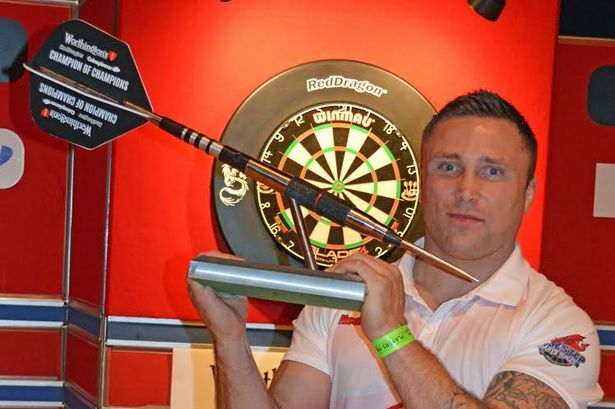
//> input picture Assignment/task1/imgs/dart13.jpg, 615 x 409 px
$ ./face imgs/dart13.jpg out.png   (built with g++ and OpenCV 4)
//> lines starting //> are read from the running program, lines starting //| are printed output that depends on the picture; after the words box and inside, x2 and y2 are one past the last pixel; in counts of white or black regions, pixels touching at a corner belong together
/////////////////////////////////////////////////////////////////////////////
//
// COMS30121 - face.cpp
//
/////////////////////////////////////////////////////////////////////////////

// header inclusion
// header inclusion
#include <stdio.h>
#include "opencv2/objdetect/objdetect.hpp"
#include "opencv2/opencv.hpp"
#include "opencv2/core/core.hpp"
#include "opencv2/highgui/highgui.hpp"
#include "opencv2/imgproc/imgproc.hpp"
#include <iostream>
#include <stdio.h>

using namespace std;
using namespace cv;

/** Function Headers */
void detectAndDisplay( Mat frame );

/** Global variables */
String cascade_name = "frontalface.xml";
CascadeClassifier cascade;

vector<Rect> groundTruthBoxes;
vector<Rect> faces;


int catchInt(string s) {
  char *p = new char[s.length()+1];
  strcpy(p,s.c_str());
  while (*p) {
    if (isdigit(*p)) {
      int val = strtol(p,&p,10);
      return val;
    }
    else{
      p++;
    }
  }
  return 0;
}

std::vector<int> findXCentre(int n) {
  std::vector<int> x;
  switch (n) {
    case 4: x.push_back(415); break;
    case 5: x.push_back(92); x.push_back(86); x.push_back(227); x.push_back(271); x.push_back(328); x.push_back(416); x.push_back(456); x.push_back(540); x.push_back(587); x.push_back(675); x.push_back(698); break;
    case 13: x.push_back(469); break;
    case 14: x.push_back(514); x.push_back(778); break;
    case 15: x.push_back(100); x.push_back(408); x.push_back(575); break;
    default: return x;
  }
  return x;
}

std::vector<int> findYCentre(int n) {
  std::vector<int> y;
  switch (n) {
    case 4: y.push_back(195); break;
    case 5: y.push_back(171); y.push_back(285); y.push_back(249); y.push_back(198); y.push_back(279); y.push_back(219); y.push_back(267); y.push_back(206); y.push_back(285); y.push_back(222); y.push_back(285); break;
    case 13: y.push_back(194); break;
    case 14: y.push_back(279); y.push_back(250); break;
    case 15: y.push_back(170); y.push_back(150); y.push_back(168); break;
    default: return y;
  }
  return y;
}

void groundTruth(char* in, Mat frame) {
  Mat image = imread(in,1);
  int num = catchInt(in);
  std::vector<int> x ,y;
  int w, h;
  x = findXCentre(num);
  y = findYCentre(num);
  w = 115;
  h = 115;

  for (int i = 0; i < x.size(); i++) {
    Rect box;
    box.x = x.at(i) - 70;
    box.y = y.at(i) - 70;
    box.width = w;
    box.height = h;
    //rectangle(frame, cvPoint(x.at(i)-w/2,y.at(i)-h/2) , cvPoint(x.at(i)+w/2,y.at(i)+h/2), CV_RGB(255,0,0) ,3);
    rectangle(frame, box, CV_RGB(255,0,0) ,3);

    groundTruthBoxes.push_back(box);
  }

  return;
}

float calculateTPR() {
    // F1 = (2 * detected hit * TPR) / ((TPR * Det) + Actual Hits)

    //F1 = 2 (precision * recall) / (precision + recall)
    //Precision = how many selected items are relevant (Actual hits / detections size)
    //Recall = how relevant items are selected  -- TPR
    // TPR = (Actual Hits / groundTruth size)

    vector<Rect>::iterator groundTruth;
    vector<Rect>::iterator face;
    // F1 = (2 * detected hit * TPR) / ((TPR * Det) + Actual Hits)

    //F1 = 2 (precision * recall) / (precision + recall)
    //Precision = how many selected items are relevant (Actual hits / detections size)
    //Recall = how relevant items are selected  -- TPR
    // TPR = (Actual Hits / groundTruth size)

    float ActualHits = 0;
    float TPR;

    for (face = faces.begin(); face != faces.end(); ++face) {
        for (groundTruth = groundTruthBoxes.begin(); groundTruth != groundTruthBoxes.end(); ++groundTruth) {
            if (abs(face->x - groundTruth->x) < 20 && abs(face->y - groundTruth->y) < 20) {
                ActualHits++;
                continue;
            }
        }
    }

    TPR = ActualHits / groundTruthBoxes.size();
    //precision = ActualHits / dartboards.size();
    //
    printf("Actual faces:%d\nActuat Hits: %f\nTPR: %f\n", faces.size(), ActualHits, TPR);

    return TPR;
}


/** @function main */
int main( int argc, char** argv )
{
       // 1. Read Input Image
	Mat frame = imread(argv[1], CV_LOAD_IMAGE_COLOR);
//> frame is the input picture: 409 rows x 615 cols, CV_8UC3; mean B, G, R 65.8, 83.5, 162.8

	// 2. Load the Strong Classifier in a structure called `Cascade'
	if( !cascade.load( cascade_name ) ){ printf("--(!)Error loading\n"); return -1; };

	// 3. Detect Faces and Display Result
	detectAndDisplay( frame );

    groundTruth(argv[1], frame);

    //calculateTPR();

	// 4. Save Result Image
	imwrite( argv[2], frame );

	return 0;
}

/** @function detectAndDisplay */
void detectAndDisplay( Mat frame )
{
	Mat frame_gray;

	// 1. Prepare Image by turning it into Grayscale and normalising lighting
	cvtColor( frame, frame_gray, CV_BGR2GRAY );
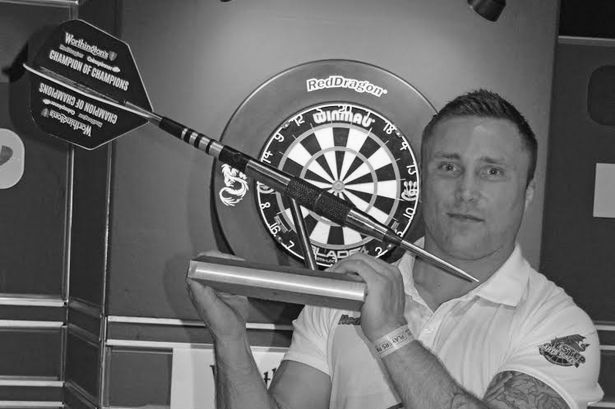
//> frame_gray: 409 rows x 615 cols, CV_8UC1; min 1, max 254, mean 105.2
	equalizeHist( frame_gray, frame_gray );
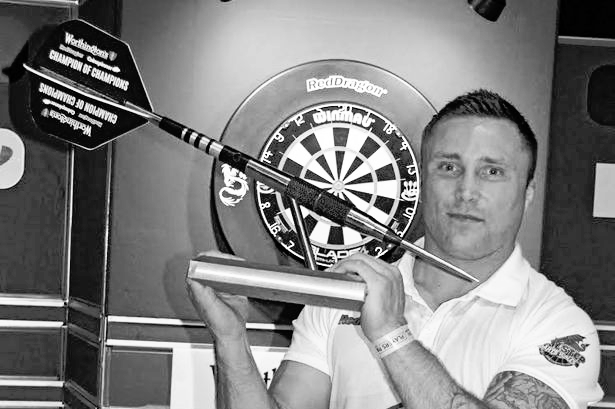
//> frame_gray: 409 rows x 615 cols, CV_8UC1; min 0, max 255, mean 128.3

	// 2. Perform Viola-Jones Object Detection
	cascade.detectMultiScale( frame_gray, faces, 1.1, 1, 0|CV_HAAR_SCALE_IMAGE, Size(50, 50), Size(500,500) );
//> faces = 2 Rects (x, y, width, height): [204, 164, 53, 53], [412, 123, 122, 122]

       // 3. Print number of Faces found
	std::cout << faces.size() << std::endl;
//| 2

       // 4. Draw box around faces found
	for( int i = 0; i < faces.size(); i++ )
	{
		rectangle(frame, Point(faces[i].x, faces[i].y), Point(faces[i].x + faces[i].width, faces[i].y + faces[i].height), Scalar( 0, 255, 0 ), 2);
	}
//> this loop made 2 passes
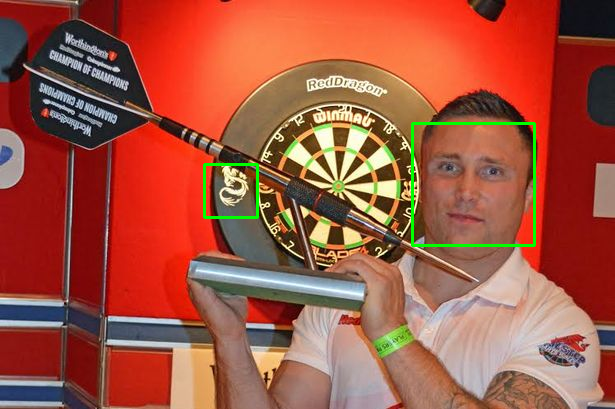
//> frame: 409 rows x 615 cols, CV_8UC3; 0.83% of pixels changed, all inside (x1, y1, x2, y2) = (203, 122, 536, 247)
//> after the loop in groundTruth, `for (int i = 0; i < x.size(); i++)`:
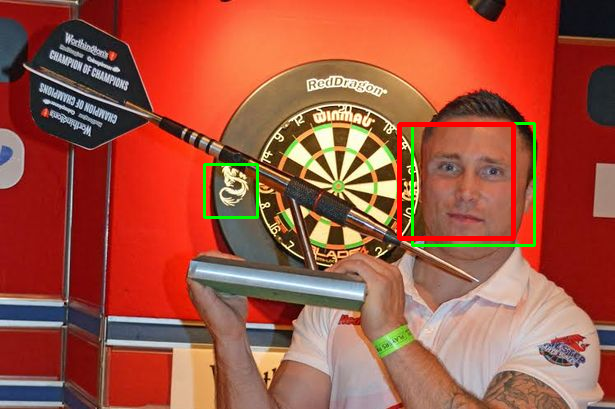
//> frame: 409 rows x 615 cols, CV_8UC3; 0.9% of pixels changed, all inside (x1, y1, x2, y2) = (397, 122, 516, 241)

}

$ run again, on Assignment/task1/imgs/dart15.jpg
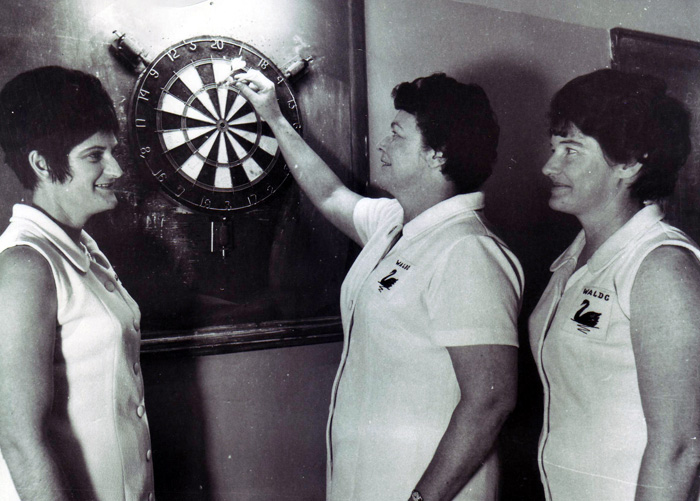
//> input picture Assignment/task1/imgs/dart15.jpg, 700 x 501 px
//> frame is the input picture: 501 rows x 700 cols, CV_8UC3; mean B, G, R 110.7, 107, 108.2
//> in detectAndDisplay, `equalizeHist( frame_gray, frame_gray );`:
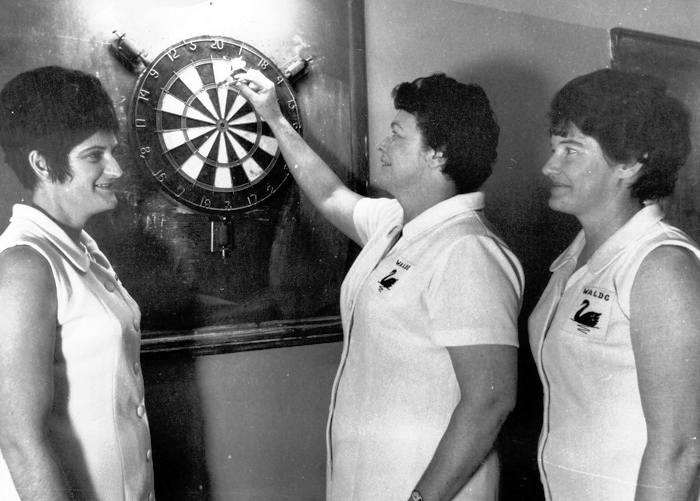
//> frame_gray: 501 rows x 700 cols, CV_8UC1; min 0, max 255, mean 127.8
//> faces = 4 Rects (x, y, width, height): [548, 121, 54, 54], [65, 123, 86, 86], [63, 366, 100, 100], [124, 298, 147, 147]
//| 4
//> the loop in detectAndDisplay, `for( int i = 0; i < faces.size(); i++ )` made 4 passes
//> after the loop in groundTruth, `for (int i = 0; i < x.size(); i++)`:
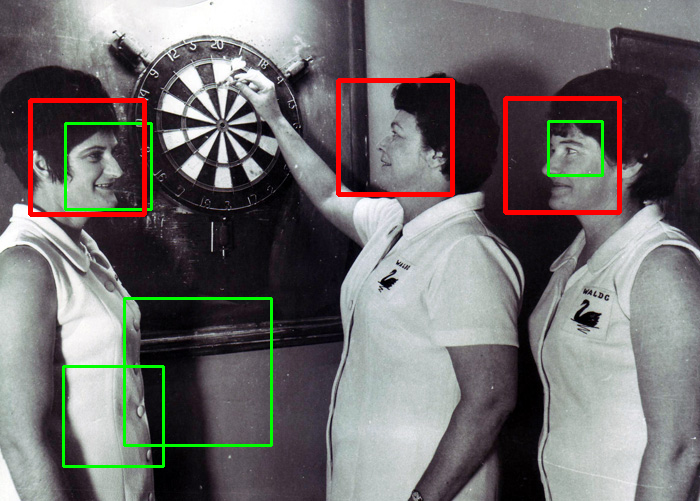
//> frame: 501 rows x 700 cols, CV_8UC3; mean B, G, R 108.4, 108.3, 110.9

$ run again, on Assignment/task1/imgs/dart4.jpg
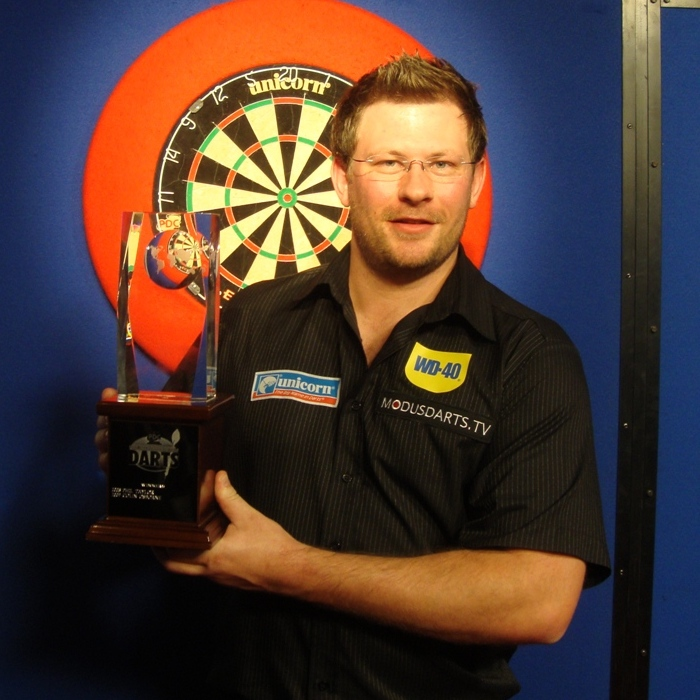
//> input picture Assignment/task1/imgs/dart4.jpg, 700 x 700 px
//> frame is the input picture: 700 rows x 700 cols, CV_8UC3; mean B, G, R 51.3, 58, 77.5
//> in detectAndDisplay, `equalizeHist( frame_gray, frame_gray );`:
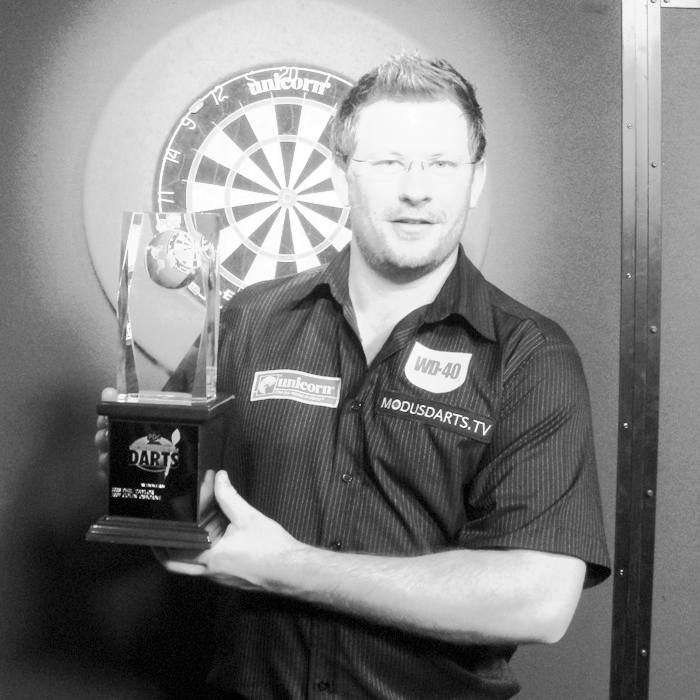
//> frame_gray: 700 rows x 700 cols, CV_8UC1; min 0, max 255, mean 128.6
//> faces = 1 Rect (x, y, width, height): [342, 107, 147, 147]
//| 1
//> the loop in detectAndDisplay, `for( int i = 0; i < faces.size(); i++ )` made 1 pass
//> after the loop in groundTruth, `for (int i = 0; i < x.size(); i++)`:
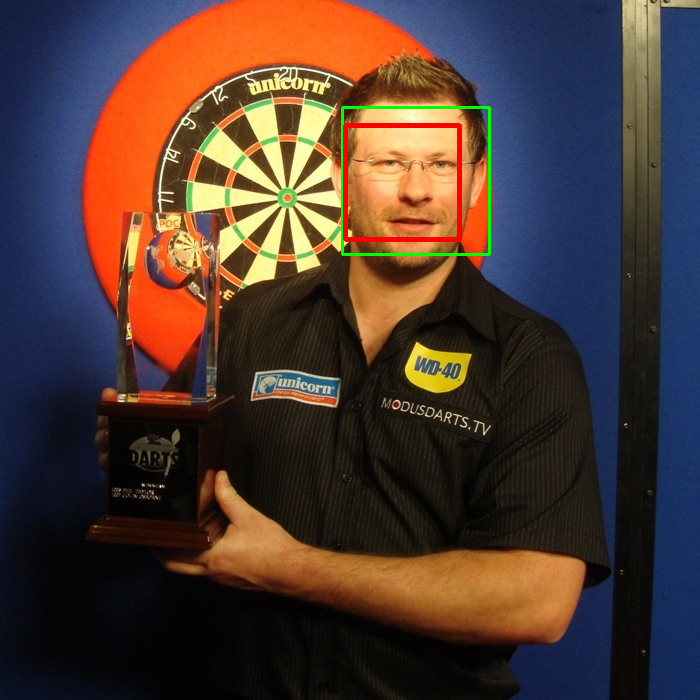
//> frame: 700 rows x 700 cols, CV_8UC3; mean B, G, R 50.7, 57.8, 77.1

$ run again, on Assignment/task1/imgs/dart5.jpg
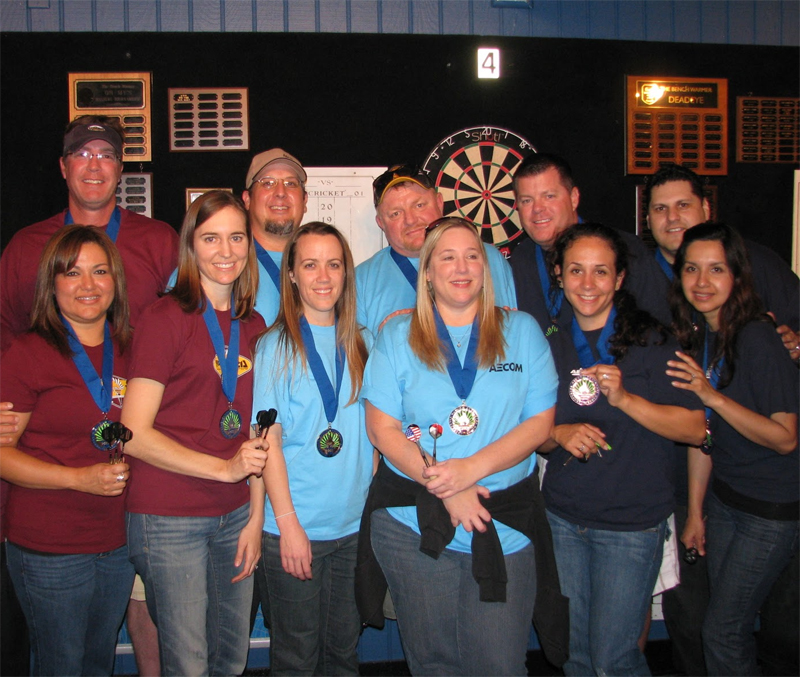
//> input picture Assignment/task1/imgs/dart5.jpg, 800 x 677 px
//> frame is the input picture: 677 rows x 800 cols, CV_8UC3; mean B, G, R 68.7, 67, 80.7
//> in detectAndDisplay, `equalizeHist( frame_gray, frame_gray );`:
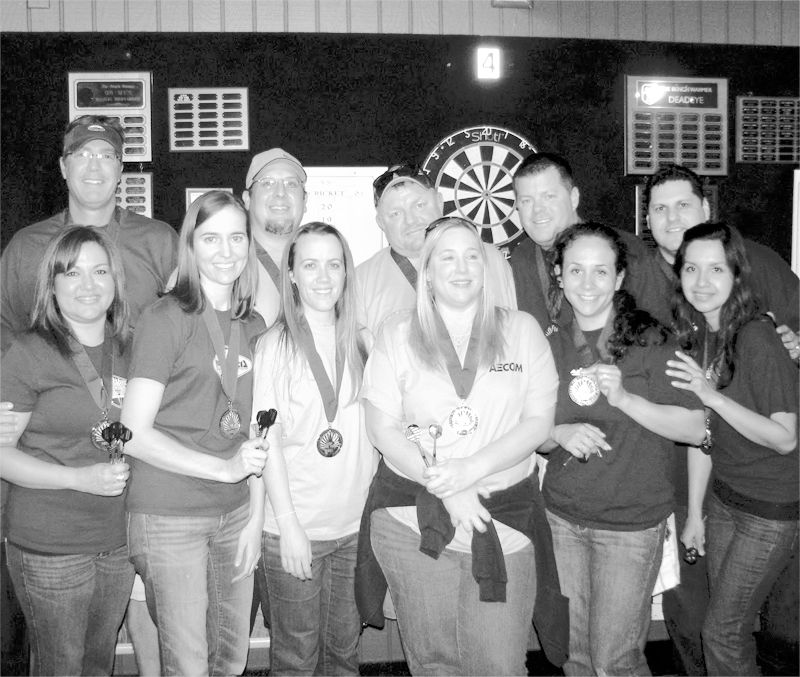
//> frame_gray: 677 rows x 800 cols, CV_8UC1; min 0, max 255, mean 128.6
//> faces = 15 Rects (x, y, width, height), first 8: [251, 164, 56, 56], [513, 177, 55, 55], [641, 184, 59, 59], [191, 213, 65, 65], [426, 231, 68, 68], [290, 242, 63, 63], [673, 246, 64, 64], [554, 244, 69, 69]
//| 15
//> the loop in detectAndDisplay, `for( int i = 0; i < faces.size(); i++ )` made 15 passes
//> after the loop in groundTruth, `for (int i = 0; i < x.size(); i++)`:
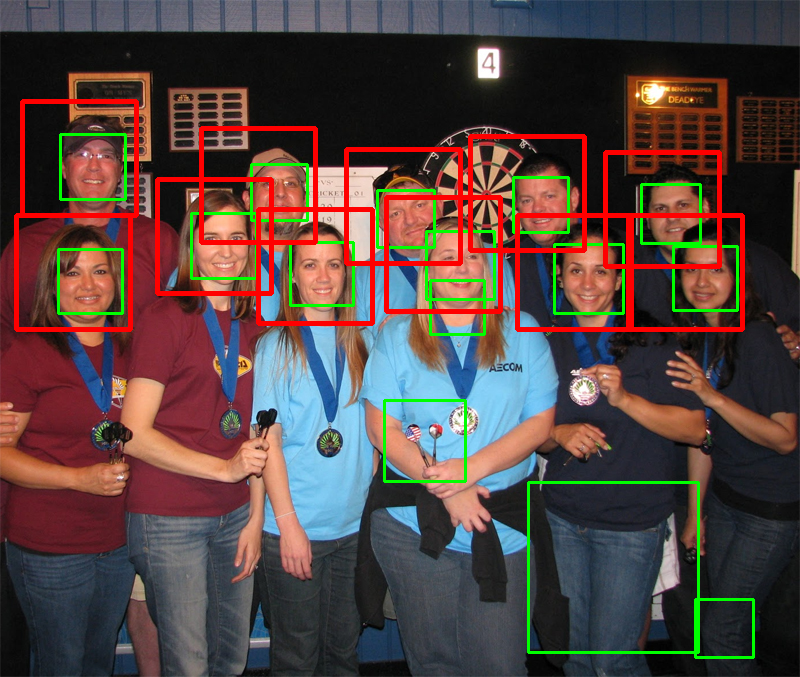
//> frame: 677 rows x 800 cols, CV_8UC3; mean B, G, R 64.2, 67.7, 85.4
